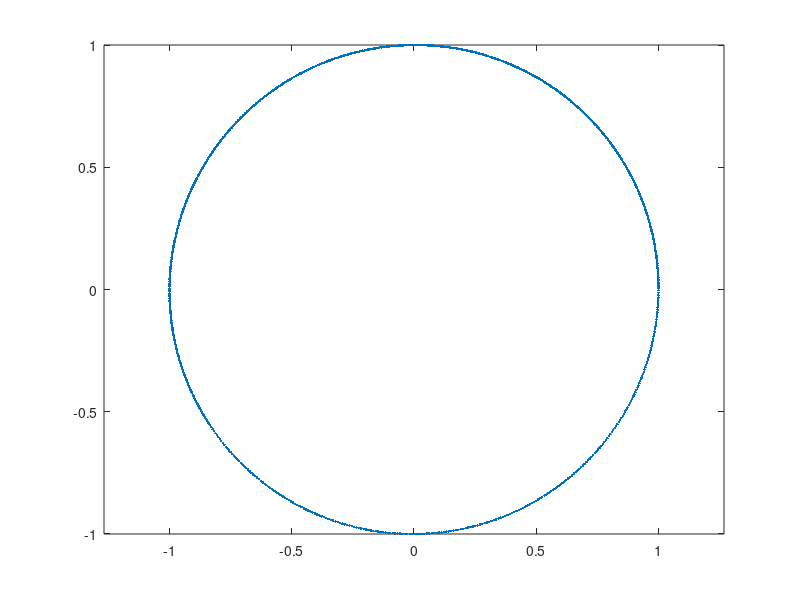

The MATLAB source for this figure:
x = 1 ;
y = 0 ;

ind = 1 ;
rate = 0.01 ;
tps = 0:0.001:1 ;
ntps = length(tps) ;
xx = zeros(ntps, 1) ;
yy = zeros(ntps, 1) ;
for tt = tps

    x = x - rate * y ;
    y = y + rate * x ;

    xx(ind) = x ;
    yy(ind) = y ;
    ind = ind + 1 ;
end

plot(xx, yy, '.')
axis equal